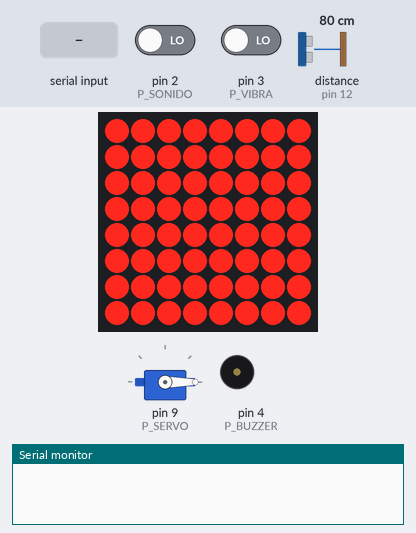
The sketch below on a simulated Arduino Uno, built with avr-gcc and run on an emulated ATmega328P. On the bench: 8×8 LED matrix, servo, buzzer (waves = sounding, pin HIGH), the last lines printed to the serial monitor. Wiring (inferred from the names in the program): ultrasonic range finder: trigger pin 8; echo pin 12; MAX7219 LED driver (orientation assumed): data pin 7; clock pin 5; CS pin 6. The test bench sets the inputs (shaded band); at power-on: distance to the obstacle (sensor on pin 12) 80 cm, pin 2 (P_SONIDO) LOW, pin 3 (P_VIBRA) LOW. The echo pulse lasts 58.3 µs per cm; EEPROM starts erased; pins used as bus, display or sensor lines are not drawn.

Above: at 0.7 s.
2.8 s: "MATRIZ:1\n" received over Serial
At 3.3 s:
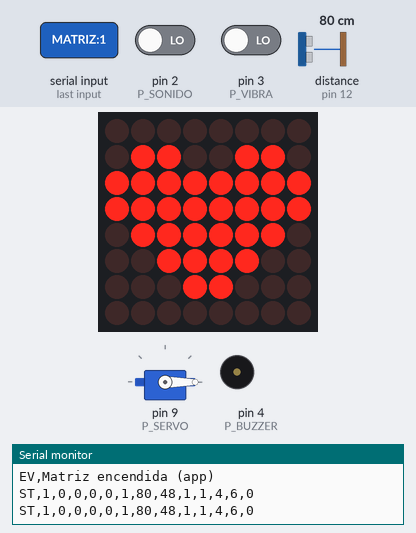
5.8 s: distance to the obstacle (sensor on pin 12) set to 52 cm
7.8 s: distance to the obstacle (sensor on pin 12) set to 44 cm
At 9.6 s:
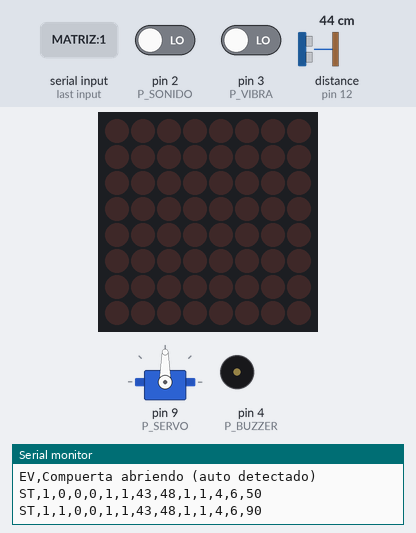
10.8 s: "BUZZER:1\n" received over the second serial link
At 11.7 s:
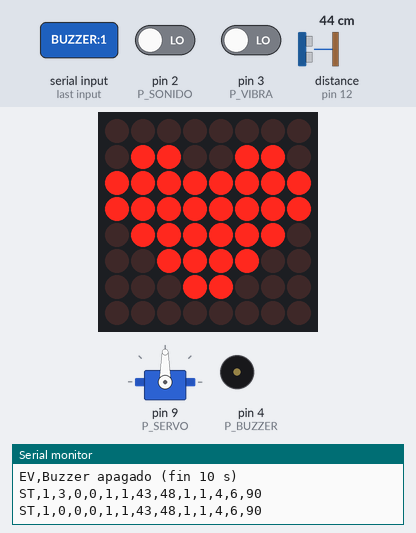
12.3 s: "BUZZER:1\n" received over Serial
At 13.1 s:
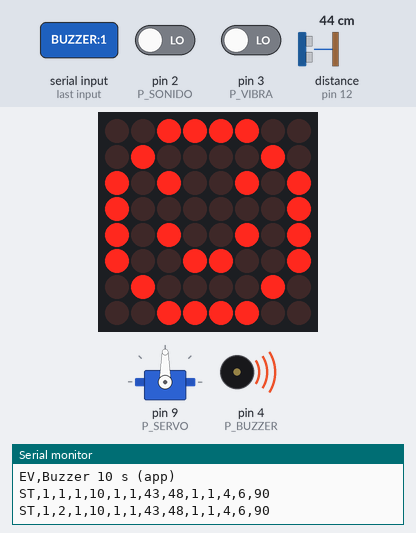
15.3 s: "PUERTA:150\n" received over the second serial link
At 16.6 s:
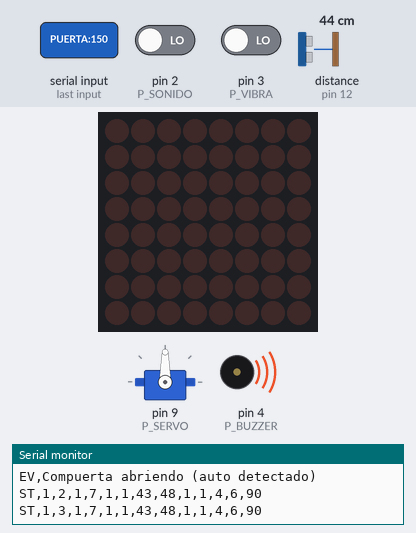
Timing chart, 0 to 17.8 s (numbered marks = the images above; inputs shaded):
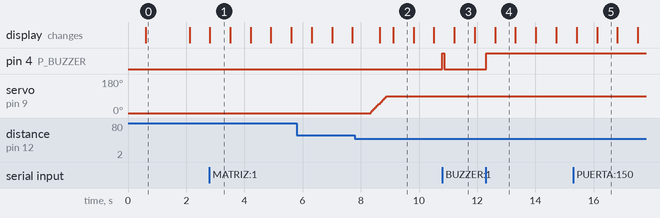

The sketch:

casa_semiautomatica.ino
```cpp
/*
  CASA SEMIAUTOMATICA - Arduino UNO
  ---------------------------------
  - Aplauso (sensor de sonido)  -> enciende / apaga la matriz 8x8
                                   (corazon, apagado, carita, apagado... en bucle)
  - Vibracion moderada (SW-420) -> buzzer activo continuo por 10 segundos
  - Sensor ultrasonico HC-SR04  -> si un auto se acerca a menos del umbral (cm)
                                   el servo abre la compuerta a 90 grados; se
                                   cierra sola cuando el auto se va
  - HC-05 (Bluetooth) y USB     -> control total desde la pagina web

  CONEXIONES
  Matriz MAX7219 : VCC 5V, GND, DIN D7, CS D6, CLK D5
  Sensor sonido  : VCC 5V, GND, DO  D2
  Sensor vibra.  : VCC 5V, GND, DO  D3
  Buzzer activo  : +  D4, -  GND
  Servo          : rojo 5V, cafe GND, naranja D9
  Ultrasonico    : VCC 5V, GND, TRIG D8, ECHO D12
  HC-05          : VCC 5V, GND, TXD -> D10, RXD <- D11 (con divisor 1k / 2k)

  Protocolo (9600, una orden por linea):
    MATRIZ:1/0  BUZZER:1/0  PUERTA:1/0  AUTO:1/0  SONIDO:1/0  VIBRA:1/0
    FIG1:hex16 FIG2:hex16 (dibujos)  FIGS
    UMBRAL:n (cm, 2-200)  SENSVIB:n (1-20)  BRILLO:n (0-15)  CAL (umbral = 60 % de la distancia sin auto)  PRUEBA  ESTADO
    DIAG:1/0 -> DG,sonido,muestras_sonido,vibra,cambios_vibra,distancia_cm (cada 250 ms)
  El Arduino responde cada 500 ms:
    ST,matriz,cuadro,buzzer,seg_restantes,puerta,auto,distancia_cm,umbral_cm,sonido,vibra,sensvib,brillo,angulo
  y avisos:  EV,texto
*/

#include <Servo.h>
#include <SoftwareSerial.h>
#include <EEPROM.h>

// ---------- pines ----------
const byte P_DIN = 7, P_CS = 6, P_CLK = 5;
const byte P_SONIDO = 2;
const byte P_VIBRA  = 3;
const byte P_BUZZER = 4;
const byte P_SERVO  = 9;
const byte P_BT_RX  = 10;   // aqui llega el TXD del HC-05
const byte P_BT_TX  = 11;   // va al RXD del HC-05 (con divisor)
const byte P_TRIG   = 8;    // ultrasonico HC-SR04
const byte P_ECHO   = 12;

// ---------- ajustes ----------
// El nivel del sensor de sonido en silencio se aprende solo al encender
// (unos modulos marcan HIGH al escuchar y otros LOW). No hagas ruido al encender.
int SONIDO_ACTIVO = HIGH;
// Si la figura sale de cabeza en tu matriz, cambia a 1
#define VOLTEAR_MATRIZ 0

const byte ANG_CERRADO = 0;
const byte ANG_ABIERTO = 90;
const unsigned long BUZZER_MS      = 10000UL; // 10 segundos
const unsigned long CUADRO_MS      = 700;     // tiempo de cada figura
const unsigned long BLOQUEO_APLAUSO = 600;    // evita contar dos veces el mismo aplauso
const unsigned long VENTANA_VIBRA  = 300;     // ventana para medir la vibracion
const unsigned long CIERRE_MS      = 3000;    // se cierra 3 s despues de que el auto se va
const unsigned long CERCA_MS       = 300;     // el auto tiene que estar 0,3 s seguidos
const unsigned long SOLTAR_SERVO   = 500;     // suelta el servo 0,5 s despues de llegar (no zumba ni tiembla)
const int  DIST_MAX = 300;                    // sin eco = lejos (300 cm)

SoftwareSerial bt(P_BT_RX, P_BT_TX);
Servo compuerta;

// ---------- figuras ----------
const byte CORAZON[8] = {
  B00000000,
  B01100110,
  B11111111,
  B11111111,
  B01111110,
  B00111100,
  B00011000,
  B00000000
};
const byte CARITA[8] = {
  B00111100,
  B01000010,
  B10100101,
  B10000001,
  B10100101,
  B10011001,
  B01000010,
  B00111100
};

byte figs[2][8];               // las 2 figuras que se ven (editables desde la pagina)

// ---------- estado ----------
bool matrizOn = false;
byte cuadro = 0;               // 0 corazon, 1 apagado, 2 carita, 3 apagado
unsigned long tCuadro = 0;

bool buzzerOn = false;
unsigned long tBuzzer = 0;

bool puertaAbierta = false;
bool modoAuto = true;
int  anguloActual = ANG_CERRADO;
int  anguloMeta = ANG_CERRADO;
unsigned long tServo = 0;
unsigned long tMovio = 0;      // ultima vez que se movio el servo
unsigned long tCerca = 0, tClaro = 0;
bool estabaCerca = false;

bool sonidoOn = true, vibraOn = true;
int  umbral = 10;              // cm: mas cerca que esto = hay auto
unsigned long pruebaHasta = 0; // prueba de la matriz (todas las luces)
bool servoPegado = false;
byte sensVib = 4;              // cambios necesarios en 300 ms = vibracion moderada
byte brillo = 6;
int  dist = DIST_MAX;           // cm medidos por el ultrasonico

unsigned long tAplauso = 0;
volatile bool aplausoNuevo = false;   // lo marcan las interrupciones (no se pierde nada
volatile byte cambiosVibra = 0;       // mientras el ultrasonico mide)
unsigned long tVentana = 0;

unsigned long tEstado = 0;
bool diag = false;             // DIAG:1 muestra las lecturas crudas
volatile unsigned int dgSonido = 0, dgVibra = 0;
volatile unsigned long tSonIni = 0, tRafaga = 0;
volatile byte pulsosRafaga = 0;
void isrSonido() {
  unsigned long t = micros();
  if (digitalRead(P_SONIDO) == SONIDO_ACTIVO) tSonIni = t | 1;
  else if (tSonIni && t - tSonIni >= 100) {
    // un aplauso da una rafaga de pulsos; un ruido suelto da uno solo
    if (t - tRafaga > 60000UL) { tRafaga = t; pulsosRafaga = 0; }
    if (++pulsosRafaga == 3) aplausoNuevo = true;
    dgSonido++; tSonIni = 0;
  }
  else tSonIni = 0;
}
void isrVibra()  { if (cambiosVibra < 250) cambiosVibra++; dgVibra++; }
String linUsb, linBt;

// ================= MAX7219 =================
// envio lento: con cables largos o ruido del servo no se pierden bits
void mxByte(byte b) {
  for (byte i = 0; i < 8; i++) {
    digitalWrite(P_CLK, LOW);
    digitalWrite(P_DIN, (b & 0x80) ? HIGH : LOW);
    b <<= 1;
    delayMicroseconds(2);
    digitalWrite(P_CLK, HIGH);
    delayMicroseconds(2);
  }
}
void mx(byte reg, byte val) {

  digitalWrite(P_CS, LOW);
  mxByte(reg);
  mxByte(val);
  digitalWrite(P_CLK, LOW);
  digitalWrite(P_CS, HIGH);

}
void mxIniciar() {
  pinMode(P_DIN, OUTPUT); pinMode(P_CS, OUTPUT); pinMode(P_CLK, OUTPUT);
  digitalWrite(P_CS, HIGH);
  mx(0x0F, 0);       // sin modo prueba
  mx(0x09, 0);       // sin decodificar
  mx(0x0B, 7);       // 8 filas
  mx(0x0A, brillo);
  mx(0x0C, 1);       // encendido
}
void mxDibujar(const byte *f) {
  for (byte i = 0; i < 8; i++) {
    byte fila = VOLTEAR_MATRIZ ? 7 - i : i;
    mx(i + 1, f ? f[fila] : 0);
  }
}
void mostrarCuadro() {
  if (!matrizOn) { mxDibujar(0); return; }
  if (cuadro == 0) mxDibujar(figs[0]);
  else if (cuadro == 2) mxDibujar(figs[1]);
  else mxDibujar(0);
}

// ================= salida a USB y Bluetooth =================
void enviar(const String &s) { Serial.println(s); bt.println(s); }
void evento(const String &s) { enviar("EV," + s); }

void enviarEstado() {
  String s = "ST,";
  s += matrizOn; s += ','; s += cuadro; s += ',';
  s += buzzerOn; s += ',';
  long resta = buzzerOn ? (long)(BUZZER_MS - (millis() - tBuzzer) + 999) / 1000 : 0;
  s += resta; s += ',';
  s += puertaAbierta; s += ','; s += modoAuto; s += ',';
  s += dist; s += ','; s += umbral; s += ',';
  s += sonidoOn; s += ','; s += vibraOn; s += ',';
  s += sensVib; s += ','; s += brillo; s += ','; s += anguloActual;
  enviar(s);
}

// ================= acciones =================
void ponerMatriz(bool on, const char *origen) {
  matrizOn = on; cuadro = 0; tCuadro = millis();
  mostrarCuadro();
  evento(String(on ? "Matriz encendida (" : "Matriz apagada (") + origen + ")");
}
void ponerBuzzer(bool on, const char *origen) {
  buzzerOn = on; tBuzzer = millis();
  digitalWrite(P_BUZZER, on ? HIGH : LOW);
  evento(String(on ? "Buzzer 10 s (" : "Buzzer apagado (") + origen + ")");
}
void ponerPuerta(bool abrir, const char *origen) {
  if (abrir == puertaAbierta) return;
  puertaAbierta = abrir;
  anguloMeta = abrir ? ANG_ABIERTO : ANG_CERRADO;
  if (abrir) tClaro = millis();   // si se abre a mano, da 3 s antes de cerrar sola
  evento(String(abrir ? "Compuerta abriendo (" : "Compuerta cerrando (") + origen + ")");
}

void guardar() {
  EEPROM.put(0, (byte)0xC7);
  EEPROM.put(1, umbral);
  EEPROM.put(3, sensVib);
  EEPROM.put(4, brillo);
  EEPROM.put(5, (byte)modoAuto);
}
const char HEX_D[] = "0123456789ABCDEF";
void enviarFigs() {
  for (byte k = 0; k < 2; k++) {
    String s = "FG," + String(k + 1) + ",";
    for (byte i = 0; i < 8; i++) { s += HEX_D[figs[k][i] >> 4]; s += HEX_D[figs[k][i] & 15]; }
    enviar(s);
  }
}
void cargarFigs() {
  memcpy(figs[0], CORAZON, 8); memcpy(figs[1], CARITA, 8);
  byte f; EEPROM.get(10, f);
  if (f == 0xA7) for (byte i = 0; i < 16; i++) figs[i / 8][i % 8] = EEPROM.read(11 + i);
}
void guardarFigs() {
  EEPROM.update(10, 0xA7);
  for (byte i = 0; i < 16; i++) EEPROM.update(11 + i, figs[i / 8][i % 8]);
}
int hexVal(char c) { return c >= '0' && c <= '9' ? c - '0' : c >= 'A' && c <= 'F' ? c - 'A' + 10 : -1; }
bool sinAjustes = false;
void cargar() {
  byte firma; EEPROM.get(0, firma);
  if (firma != 0xC7) { sinAjustes = true; return; }
  EEPROM.get(1, umbral);
  EEPROM.get(3, sensVib);
  EEPROM.get(4, brillo);
  byte a; EEPROM.get(5, a); modoAuto = a;
  umbral = constrain(umbral, 2, 200);
  sensVib = constrain(sensVib, 1, 20);
  brillo = constrain(brillo, 0, 15);
}

// ================= ordenes =================
void orden(String s) {
  s.trim(); s.toUpperCase();
  if (s.length() == 0) return;
  int dos = s.indexOf(':');
  String cmd = dos < 0 ? s : s.substring(0, dos);
  int val = dos < 0 ? -1 : s.substring(dos + 1).toInt();

  if (cmd == "MATRIZ")       ponerMatriz(val == 1, "app");
  else if (cmd == "BUZZER")  ponerBuzzer(val == 1, "app");
  else if (cmd == "PUERTA")  ponerPuerta(val == 1, "app");
  else if (cmd == "AUTO")    { modoAuto = val == 1; guardar(); evento(modoAuto ? "Compuerta en automatico" : "Compuerta en manual"); }
  else if (cmd == "SONIDO")  { sonidoOn = val == 1; evento(sonidoOn ? "Aplausos activados" : "Aplausos desactivados"); }
  else if (cmd == "VIBRA")   { vibraOn = val == 1; evento(vibraOn ? "Sensor de vibracion activado" : "Sensor de vibracion desactivado"); }
  else if (cmd == "UMBRAL" && val >= 0)  { umbral = constrain(val, 2, 200); guardar(); evento("Distancia para abrir = " + String(umbral) + " cm"); }
  else if (cmd == "SENSVIB" && val >= 0) { sensVib = constrain(val, 1, 20); guardar(); evento("Sensibilidad vibracion = " + String(sensVib)); }
  else if (cmd == "BRILLO" && val >= 0)  { brillo = constrain(val, 0, 15); mx(0x0A, brillo); guardar(); }
  else if (cmd == "CAL") {
    // calibra con el camino vacio: abre si algo esta a menos del 60 % de esa distancia
    int d[5];
    for (byte i = 0; i < 5; i++) { d[i] = medir(); delay(40); }
    for (byte i = 0; i < 5; i++) for (byte j = i + 1; j < 5; j++) if (d[j] < d[i]) { int t = d[i]; d[i] = d[j]; d[j] = t; }
    if (d[2] >= DIST_MAX) {
      umbral = 15; guardar();
      evento("El ultrasonico no da eco (revisa TRIG D8 y ECHO D12). Abre a menos de 15 cm");
    } else {
      umbral = constrain((long)d[2] * 60 / 100, 3, 100);
      guardar();
      evento("Calibrado: sin auto " + String(d[2]) + " cm, abre a menos de " + String(umbral) + " cm");
    }
  }
  else if ((cmd == "FIG1" || cmd == "FIG2") && dos > 0) {
    // FIG1:0066FFFF7E3C1800 = 8 filas en hexadecimal (bit alto = columna izquierda)
    String h = s.substring(dos + 1);
    if (h.length() != 16) { enviar("ERR," + s); return; }
    byte nueva[8];
    for (byte i = 0; i < 8; i++) {
      int a = hexVal(h[i * 2]), b = hexVal(h[i * 2 + 1]);
      if (a < 0 || b < 0) { enviar("ERR," + s); return; }
      nueva[i] = a * 16 + b;
    }
    byte k = cmd == "FIG1" ? 0 : 1;
    memcpy(figs[k], nueva, 8); guardarFigs();
    // la muestra 2 s en la matriz para verla
    mx(0x0F, 0); mxDibujar(figs[k]); pruebaHasta = millis() + 2000;
    evento(String("Figura ") + (k + 1) + " guardada");
    enviarFigs();
  }
  else if (cmd == "FIGS") { enviarFigs(); return; }
  else if (cmd == "PRUEBA") { mx(0x0F, 1); pruebaHasta = millis() + 3000; evento("Prueba de la matriz: 64 luces prendidas 3 s"); }
  else if (cmd == "DIAG") { diag = val == 1; return; }
  else if (cmd == "ESTADO") { enviarFigs(); }
  else { enviar("ERR," + s); return; }
  enviarEstado();
}
int medir() {   // distancia en cm (DIST_MAX si no hay eco)
  digitalWrite(P_TRIG, LOW); delayMicroseconds(3);
  digitalWrite(P_TRIG, HIGH); delayMicroseconds(10);
  digitalWrite(P_TRIG, LOW);
  unsigned long us = pulseIn(P_ECHO, HIGH, 18000UL);   // 18 ms = unos 3 m
  if (us == 0) return DIST_MAX;
  return min((long)(us / 58), (long)DIST_MAX);
}
void leer(Stream &p, String &lin) {
  while (p.available()) {
    char c = p.read();
    if (c == '\n' || c == '\r') { if (lin.length()) orden(lin); lin = ""; }
    else if (lin.length() < 32) lin += c;
  }
}

// ================= setup / loop =================
void setup() {
  Serial.begin(9600);
  bt.begin(9600);
  pinMode(P_SONIDO, INPUT);
  pinMode(P_VIBRA, INPUT);
  pinMode(P_BUZZER, OUTPUT);
  digitalWrite(P_BUZZER, LOW);
  cargar();
  cargarFigs();
  // aprender el nivel de silencio del sensor de sonido (0,6 s)
  int altos = 0;
  for (int i = 0; i < 300; i++) { altos += digitalRead(P_SONIDO); delay(2); }
  SONIDO_ACTIVO = altos > 150 ? LOW : HIGH;
  pinMode(P_TRIG, OUTPUT); digitalWrite(P_TRIG, LOW);
  pinMode(P_ECHO, INPUT);
  dist = medir();
  attachInterrupt(digitalPinToInterrupt(P_SONIDO), isrSonido, CHANGE);
  attachInterrupt(digitalPinToInterrupt(P_VIBRA), isrVibra, CHANGE);
  mxIniciar();
  mxDibujar(0);
  pinMode(P_SERVO, OUTPUT);
  compuerta.attach(P_SERVO); servoPegado = true;
  compuerta.write(ANG_CERRADO);
  tMovio = millis();
  // prueba al encender: las 64 luces prendidas 1,5 s (si alguna no prende, es la matriz o sus cables)
  mx(0x0F, 1); pruebaHasta = millis() + 1500;
  if (sinAjustes) orden("CAL"); // la primera vez se calibra solo con el camino vacio
  evento("Casa semiautomatica lista");
  evento(String("Sensor de sonido: activo en ") + (SONIDO_ACTIVO ? "HIGH" : "LOW") + ", silencio " + String(altos / 3) + "% alto");
  enviarFigs();
  enviarEstado();
}

void loop() {
  unsigned long ahora = millis();
  leer(Serial, linUsb);
  leer(bt, linBt);

  // ignorar los sensores mientras el servo se mueve (su ruido y su temblor los engañan)
  // (y los primeros 2 s tras encender, porque el servo da un tiron)
  bool servoQuieto = (ahora - tMovio) > 800 && ahora > 2000;

  // ---- aplauso ----
  if (aplausoNuevo) {
    aplausoNuevo = false;
    if (sonidoOn && !buzzerOn && servoQuieto && ahora - tAplauso > BLOQUEO_APLAUSO) {
      tAplauso = ahora;
      ponerMatriz(!matrizOn, "aplauso");
    }
  }

  // ---- animacion de la matriz ----
  if (matrizOn && ahora - tCuadro >= CUADRO_MS) {
    tCuadro = ahora;
    cuadro = (cuadro + 1) % 4;
    mostrarCuadro();
  }

  // ---- vibracion moderada ----
  if (ahora - tVentana >= VENTANA_VIBRA) {
    if (vibraOn && !buzzerOn && servoQuieto && cambiosVibra >= sensVib) {
      ponerBuzzer(true, "vibracion");
    }
    cambiosVibra = 0;
    tVentana = ahora;
  }

  // ---- buzzer 10 s ----
  if (buzzerOn && ahora - tBuzzer >= BUZZER_MS) ponerBuzzer(false, "fin 10 s");

  // ---- ultrasonico y compuerta ----
  static unsigned long tDist = 0;
  static int m[3] = {DIST_MAX, DIST_MAX, DIST_MAX};
  static byte im = 0;
  if (ahora - tDist >= 70) {
    tDist = ahora;
    m[im] = medir(); im = (im + 1) % 3;
    // mediana de las 3 ultimas: un eco falso suelto no abre la compuerta
    int a = m[0], b = m[1], c = m[2];
    dist = max(min(a, b), min(max(a, b), c));
    bool cerca = dist < umbral;
    if (cerca != estabaCerca) { estabaCerca = cerca; if (cerca) tCerca = ahora; else tClaro = ahora; }
    if (modoAuto) {
      if (cerca && !puertaAbierta && ahora - tCerca >= CERCA_MS) ponerPuerta(true, "auto detectado");
      if (!cerca && puertaAbierta && ahora - tClaro >= CIERRE_MS) ponerPuerta(false, "auto ya paso");
    }
  }

  // ---- movimiento suave del servo ----
  if (anguloActual != anguloMeta && ahora - tServo >= 12) {
    tServo = ahora;
    anguloActual += anguloMeta > anguloActual ? 2 : -2;
    if (abs(anguloActual - anguloMeta) < 2) anguloActual = anguloMeta;
    if (!servoPegado) { compuerta.attach(P_SERVO); servoPegado = true; }
    compuerta.write(anguloActual);
    tMovio = ahora;
  }
  if (servoPegado && anguloActual == anguloMeta && ahora - tMovio >= SOLTAR_SERVO) {
    compuerta.detach(); servoPegado = false;   // sin senal el servo queda quieto y en silencio
    digitalWrite(P_SERVO, LOW);
  }

  // ---- la matriz se reconfigura cada segundo (el ruido del servo la puede desordenar) ----
  static unsigned long tMx = 0;
  if (pruebaHasta && ahora >= pruebaHasta) { pruebaHasta = 0; mx(0x0F, 0); mostrarCuadro(); }
  if (!pruebaHasta && ahora - tMx >= 300) { tMx = ahora; mxIniciar(); mostrarCuadro(); }

  // ---- diagnostico ----
  static unsigned long tDiag = 0;
  if (diag && ahora - tDiag >= 250) {
    tDiag = ahora;
    enviar("DG," + String(digitalRead(P_SONIDO)) + "," + String(dgSonido) + "," + String(digitalRead(P_VIBRA)) + "," + String(dgVibra) + "," + String(dist));
    dgSonido = 0; dgVibra = 0;
  }

  // ---- estado ----
  if (ahora - tEstado >= 500) { tEstado = ahora; enviarEstado(); }
}
```

Measured:
- the behaviour switches between 49 and 48 cm on distance to the obstacle (sensor on pin 12) (found by bisection; images 1 and 2)
- after the input at 2.8 s, the display: changes at once (image 1)
- after the input at 7.8 s, servo on pin 9 (P_SERVO): moves from 0° to 90° over 0.54 s, starting after 0.54 s
- after the input at 10.8 s, pin 4 (P_BUZZER): LOW → HIGH at once, → LOW 0.06 s later
- after the input at 12.3 s, pin 4 (P_BUZZER): LOW → HIGH at once
- after the input at 15.3 s, servo on pin 9 (P_SERVO): 90° → 88° after 0.07 s, → 90° 0.05 s later
- what the display in image 0 shows lasts 1.5 s, from 0.6 s to 2.1 s
